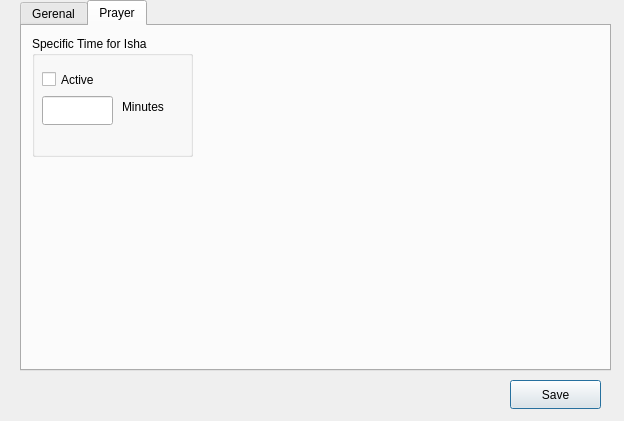
<?xml version="1.0" encoding="UTF-8"?>
<ui version="4.0">
 <class>Settings</class>
 <widget class="QDialog" name="Settings">
  <property name="geometry">
   <rect>
    <x>0</x>
    <y>0</y>
    <width>624</width>
    <height>421</height>
   </rect>
  </property>
  <property name="windowTitle">
   <string>Settings</string>
  </property>
  <widget class="QTabWidget" name="tabWidget">
   <property name="geometry">
    <rect>
     <x>20</x>
     <y>0</y>
     <width>591</width>
     <height>371</height>
    </rect>
   </property>
   <property name="currentIndex">
    <number>1</number>
   </property>
   <widget class="QWidget" name="tab">
    <attribute name="title">
     <string>Gerenal</string>
    </attribute>
   </widget>
   <widget class="QWidget" name="tab_2">
    <attribute name="title">
     <string>Prayer</string>
    </attribute>
    <widget class="QGroupBox" name="groupBox">
     <property name="geometry">
      <rect>
       <x>10</x>
       <y>10</y>
       <width>161</width>
       <height>121</height>
      </rect>
     </property>
     <property name="title">
      <string>Specific Time for Isha</string>
     </property>
     <widget class="QCheckBox" name="checkBox">
      <property name="geometry">
       <rect>
        <x>10</x>
        <y>30</y>
        <width>95</width>
        <height>27</height>
       </rect>
      </property>
      <property name="text">
       <string>Active </string>
      </property>
     </widget>
     <widget class="QLineEdit" name="Isha_Time">
      <property name="geometry">
       <rect>
        <x>10</x>
        <y>60</y>
        <width>71</width>
        <height>29</height>
       </rect>
      </property>
     </widget>
     <widget class="QLabel" name="label">
      <property name="geometry">
       <rect>
        <x>90</x>
        <y>60</y>
        <width>67</width>
        <height>21</height>
       </rect>
      </property>
      <property name="text">
       <string>Minutes</string>
      </property>
     </widget>
    </widget>
   </widget>
  </widget>
  <widget class="QPushButton" name="save_push">
   <property name="geometry">
    <rect>
     <x>510</x>
     <y>380</y>
     <width>91</width>
     <height>29</height>
    </rect>
   </property>
   <property name="text">
    <string>Save</string>
   </property>
  </widget>
 </widget>
 <resources/>
 <connections/>
</ui>
